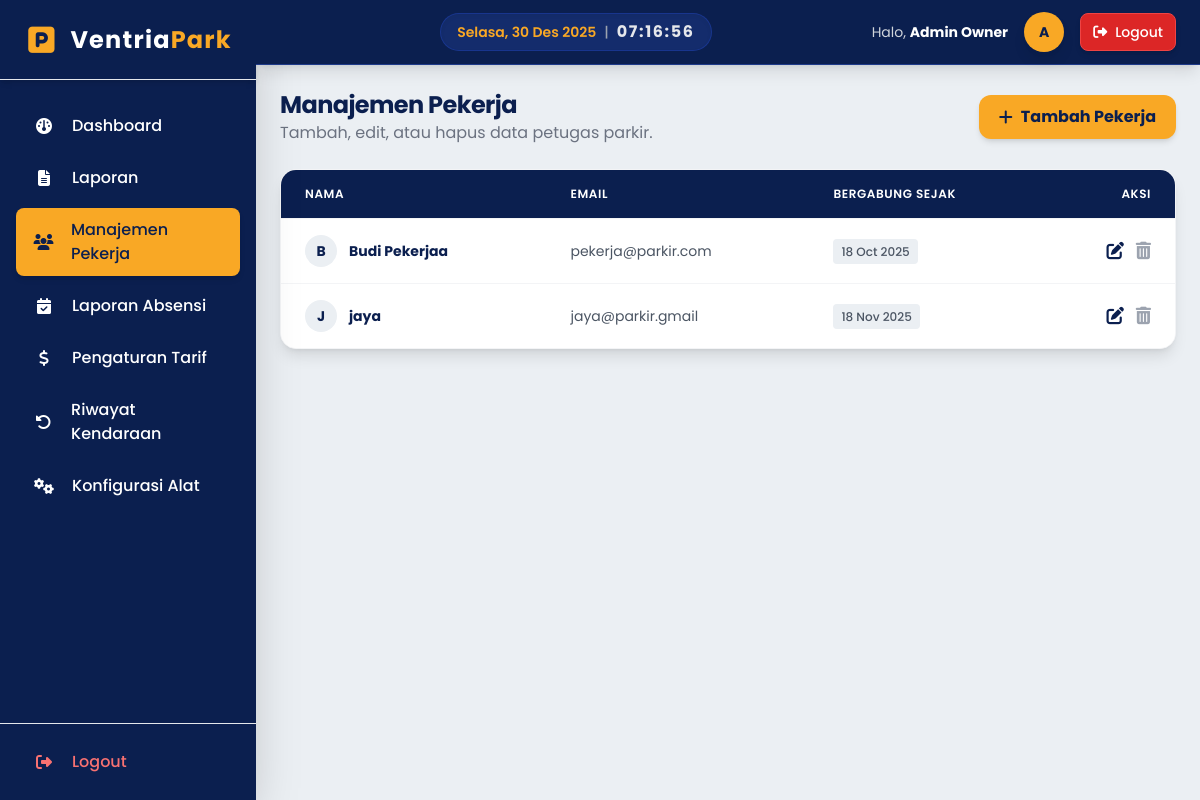
Before: /pages/owner/manajemen_pekerja.php (signed in) with the older database file.
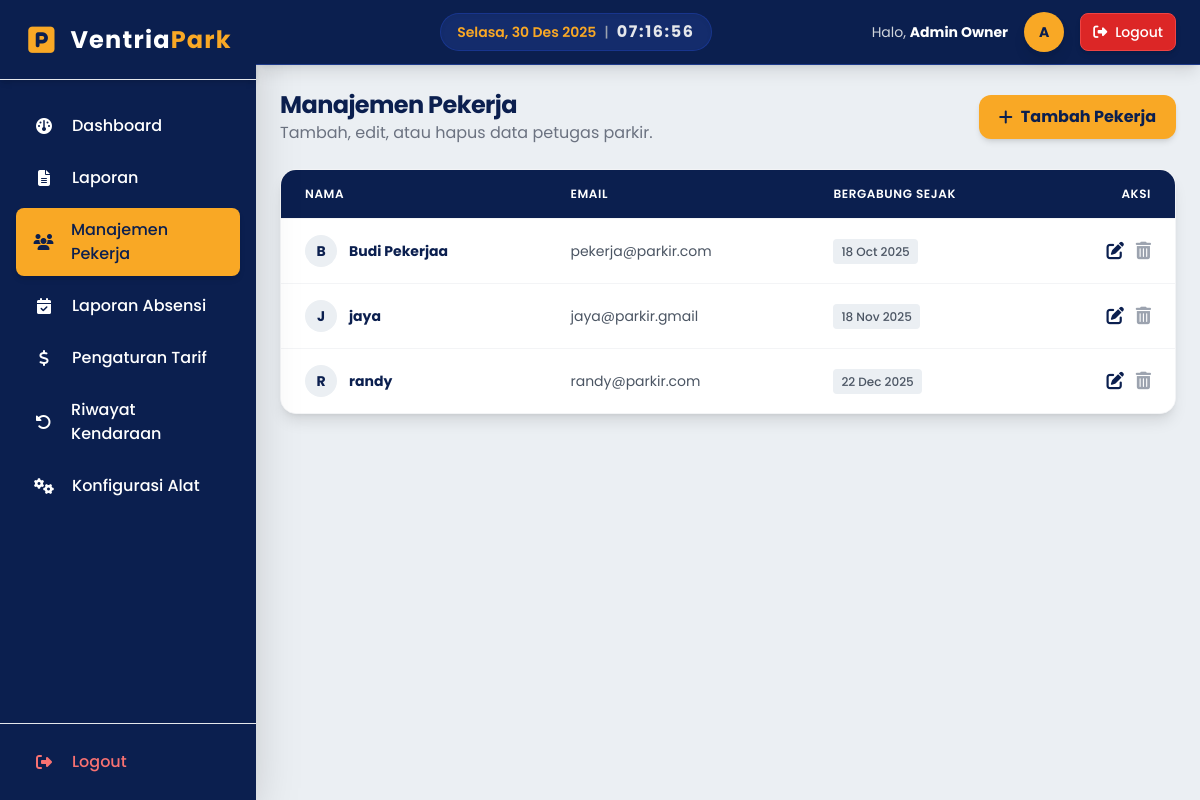
After: the same page with the newer database file.
### tables this page shows
CREATE TABLE `users` (
  `id` int(11) NOT NULL,
  `nama` varchar(100) NOT NULL,
  `email` varchar(100) NOT NULL,
  `password` varchar(255) NOT NULL,
  `role` enum('owner','pekerja') NOT NULL,
  `created_at` datetime DEFAULT current_timestamp(),
  `updated_at` datetime DEFAULT current_timestamp() ON UPDATE current_timestamp(),
  `assigned_pos_id` int(11) DEFAULT NULL
);

### pages/owner/manajemen_pekerja.php (the view, shortened to what the changed rows need)
<?php
require_once '../../core/init.php';
$pekerja_list = [];
$result = $db->query("SELECT id, nama, email, created_at FROM users WHERE role = 'pekerja' ORDER BY nama");
while ($row = $result->fetch_assoc()) {
    $pekerja_list[] = $row;
}
?>
<?php require_once '../../templates/header_app.php';  ?>
<div class="flex-1 flex flex-col overflow-hidden">
    <main class="flex-1 overflow-x-hidden overflow-y-auto bg-secondary p-6">
        <div class="container mx-auto">
            <div class="flex justify-between items-center mb-6">
                <div>
                    <h2 class="text-2xl font-bold text-primary tracking-tight">Manajemen Pekerja</h2>
                </div>
            </div>
            <div class="bg-white rounded-2xl shadow-lg border border-gray-100 overflow-hidden">
                <div class="overflow-x-auto">
                    <table class="min-w-full divide-y divide-gray-100">
                        <thead class="bg-primary text-white">
                            <tr>
                                <th class="px-6 py-4 text-left text-xs font-semibold uppercase tracking-wider">Nama</th>
                                <th class="px-6 py-4 text-left text-xs font-semibold uppercase tracking-wider">Email</th>
                                <th class="px-6 py-4 text-left text-xs font-semibold uppercase tracking-wider">Bergabung Sejak</th>
                                <th class="px-6 py-4 text-right text-xs font-semibold uppercase tracking-wider">Aksi</th>
                            </tr>
                        </thead>
                        <tbody class="bg-white divide-y divide-gray-100">
                            <?php if (empty($pekerja_list)): ?>
                                <tr>
                                    <td colspan="4" class="px-6 py-8 text-center text-gray-500 bg-gray-50">
                                        <div class="flex flex-col items-center justify-center">
                                            <i class="fas fa-users-slash text-4xl text-gray-300 mb-2"></i>
                                            <p>Belum ada data pekerja.</p>
                                        </div>
                                    </td>
                                </tr>
                            <?php else: ?>
                                <?php foreach ($pekerja_list as $pekerja): ?>
                                <tr class="hover:bg-blue-50 transition duration-150">
                                    <td class="px-6 py-4 whitespace-nowrap">
                                        <div class="flex items-center">
                                            <div class="h-8 w-8 rounded-full bg-secondary text-primary flex items-center justify-center text-sm font-bold mr-3">
                                                <?php echo strtoupper(substr($pekerja['nama'], 0, 1)); ?>
                                            </div>
                                            <div class="text-sm font-bold text-primary">
                                                <?php echo htmlspecialchars($pekerja['nama']); ?>
                                            </div>
                                        </div>
                                    </td>
                                    <td class="px-6 py-4 whitespace-nowrap text-sm text-gray-600">
                                        <?php echo htmlspecialchars($pekerja['email']); ?>
                                    </td>
                                    <td class="px-6 py-4 whitespace-nowrap text-sm text-gray-500">
                                        <span class="px-2 py-1 rounded bg-secondary text-gray-600 text-xs font-medium">
                                            <?php echo date('d M Y', strtotime($pekerja['created_at'])); ?>
                                        </span>
                                    </td>
                                    <td class="px-6 py-4 whitespace-nowrap text-right text-sm font-medium space-x-2">
                                        <button class="btn-edit text-primary hover:text-accent transition duration-200"
                                                data-id="<?php echo $pekerja['id']; ?>"
                                                data-nama="<?php echo htmlspecialchars($pekerja['nama']); ?>"
                                                data-email="<?php echo htmlspecialchars($pekerja['email']); ?>"
                                                title="Edit">
                                        </button>
                                        <button class="btn-hapus text-gray-400 hover:text-red-600 transition duration-200"
                                                data-id="<?php echo $pekerja['id']; ?>"
                                                data-nama="<?php echo htmlspecialchars($pekerja['nama']); ?>"
                                                title="Hapus">
                                        </button>
                                    </td>
                                </tr>
                                <?php endforeach; ?>
                            <?php endif; ?>
                        </tbody>
                    </table>
                </div>
            </div>
        </div>
    </main>
</div>
<?php require_once '../../templates/footer_app.php';  ?>

Changed rows visible on the page:
added users: nama "R", nama "randy", email "randy@parkir.com", created_at "22 Dec 2025"
